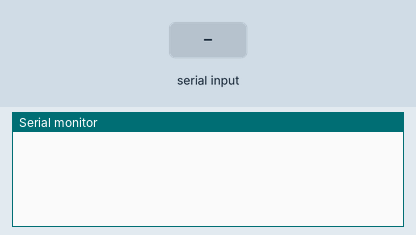
A sketch run on a simulated ESP32. On the bench: the last lines printed to the serial monitor. Inputs (shaded band) come from the test bench.

Above: at 1.2 s.
1.3 s: "P\n" received over Serial
At 1.7 s:
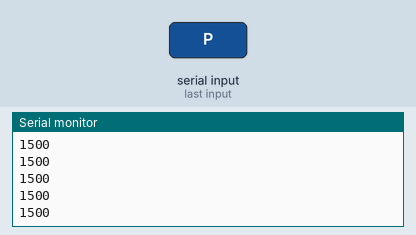
2.8 s: "SAFE\n" received over Serial
At 4.0 s:
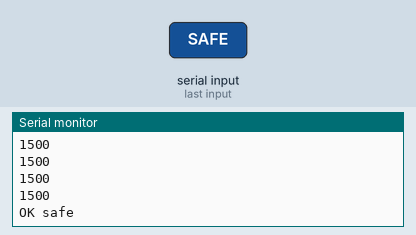
4.3 s: "S \n" received over Serial
At 5.1 s:
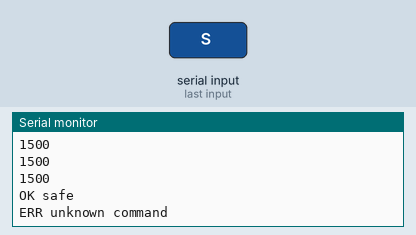
5.8 s: "S 90 45\n" received over Serial
At 6.3 s:
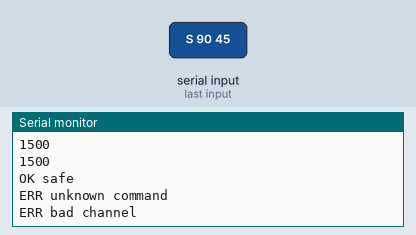

The sketch:

Talk_from_laptop.ino
```cpp
uint16_t channelUs[16];
const int THROTTLE_CH = 3;

// Buffer for incoming characters (kept between passes of loop())
char buf[32];
int pos = 0;

void safe_value() {
  for (int i = 0; i < 16; i++) {
    channelUs[i] = 1500;
  }
  channelUs[THROTTLE_CH - 1] = 988;
}

// Process inputs
void processLine(String line) {
  line.trim(); // remove stray spaces / \r so comparisons work

  if (line == "P") { // handle print command
    for (int i = 0; i < 16; i++) {
      Serial.println(channelUs[i]);
    }
  }
  else if (line == "SAFE") {
    safe_value();
    Serial.println("OK safe");
  }
  else if (line.startsWith("S ")) {
    int ch, us;
    int found = sscanf(line.c_str(), "S %d %d", &ch, &us);
    if (found != 2) { // make sure 2 numbers after S, otherwise command is nonsense
      Serial.println("ERR unknown command");
      return;         // now only leaves processLine(), not loop()
    }
    if (ch < 1 || ch > 16) {
      Serial.println("ERR bad channel");
      return;
    }
    if (us < 988 || us > 2012) {
      Serial.println("ERR bad value");
      return;
    }
    // Now what if our command is actually ok
    channelUs[ch - 1] = us;
    Serial.printf("OK ch%d=%d\n", ch, us);
  }
  else {
    Serial.println("ERR unknown command");
  }
}

void setup() {
  Serial.begin(115200);
  safe_value();
}

void loop() {
  // read whatever characters have arrived, without waiting
  while (Serial.available() > 0) {
    char c = Serial.read();

    if (c == '\n') {            // end of line: command is complete
      buf[pos] = '\0';          // terminate the string
      processLine(String(buf)); // handle it
      pos = 0;                  // reset for the next command
    }
    else if (c == '\r') {
      // ignore carriage returns
    }
    else if (pos < (int)sizeof(buf) - 1) {
      buf[pos++] = c;           // store character, move to next slot
    }
    else {
      pos = 0;                  // line too long: discard it
      Serial.println("ERR line too long");
    }
  }

  // Part 2 will go here: send a CRSF frame every 4 ms
}
```

Measured:
- after the input at 1.3 s, the serial monitor: prints a new line at once (image 1)
- after the input at 2.8 s, the serial monitor: prints a new line at once (image 2)
- after the input at 4.3 s, the serial monitor: prints a new line at once (image 3)
- after the input at 5.8 s, the serial monitor: prints a new line at once (image 4)
